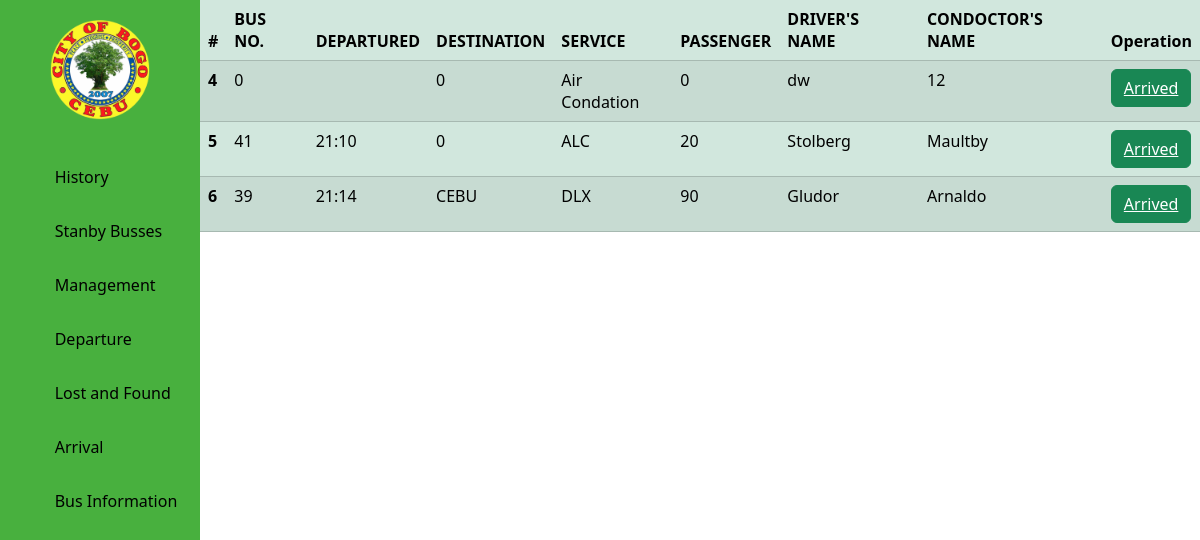
/Admin/4Admin-departure.php, run on the app's committed database.
### tables this page shows
CREATE TABLE `departure_tb` (
  `id` int(50) NOT NULL,
  `bus_no` int(50) NOT NULL,
  `time_dept` varchar(50) NOT NULL,
  `route_destination` varchar(50) NOT NULL,
  `unit` varchar(50) NOT NULL,
  `passenger` int(50) NOT NULL,
  `drivers_name` varchar(50) NOT NULL,
  `conductors_name` varchar(50) NOT NULL
);

### Admin/4Admin-departure.php (the view, shortened to what this page needs)
<!DOCTYPE html>
<html lang="en">
<head>
    <link href="https://cdn.jsdelivr.net/npm/bootstrap@5.3.2/dist/css/bootstrap.min.css" rel="stylesheet">
    <link rel="stylesheet" href="style-busInformation.css">
</head>
<body>
<div class="tableContainer">
        <table class="table table-success table-striped">
            <thead>
        <tr>
            <th scope="col">#</th>
            <th scope="col">BUS NO.</th>
            <th scope="col">DEPARTURED</th>
            <th scope="col">DESTINATION</th>
            <th scope="col">SERVICE</th>
            <th scope="col">PASSENGER</th>
            <th scope="col">DRIVER'S NAME</th>
            <th scope="col">CONDOCTOR'S NAME</th>
            <th scope="col">Operation</th>
        </tr>
            </thead>
                <tbody>
              <?php
                    include('Connection.php');
                    $sql = "SELECT *FROM departure_tb";
                    $result = mysqli_query($conn,$sql);
                    if($result)
                    {
                        while($row = mysqli_fetch_assoc($result))
                        {
                            $id = $row['id'];
                            $bus_no = $row['bus_no'];
                            $time_dept = $row['time_dept'];
                            $route = $row['route_destination'];
                            $unit = $row['unit'];
                            $passenger = $row['passenger'];
                            $dName = $row['drivers_name'];
                            $cName = $row['conductors_name'];
                            echo
                            '
                            <tr>
                                 <th scope="row">'.$id.'</th>
                                 <td>'.$bus_no.'</td>
                                 <td>'.$time_dept.'</td>
                                 <td>'.$route.'</td>
                                 <td>'.$unit.'</td>
                                 <td>'.$passenger.'</td>
                                 <td>'.$dName.'</td>
                                 <td>'.$cName.'</td>
                                 <td><button type="button" class="btn btn-success"><a href="#">Arrived</a></button></td>
                            </tr>
                            ';
                        }
                    }
              ?>
                </tbody>
        </table>
</div>
</body>
</html>

### Admin/style-busInformation.css (style rules this page uses)
.tableContainer { padding-left: 200px; }
a { color: inherit; }

### data on the page
departure_tb: id "4", bus_no "0", route_destination "0", unit "Air Condation", passenger "0", drivers_name "dw", conductors_name "12"
departure_tb: id "5", bus_no "41", time_dept "21:10", route_destination "0", unit "ALC", passenger "20", drivers_name "Stolberg", conductors_name "Maultby"
departure_tb: id "6", bus_no "39", time_dept "21:14", route_destination "CEBU", unit "DLX", passenger "90", drivers_name "Gludor", conductors_name "Arnaldo"
